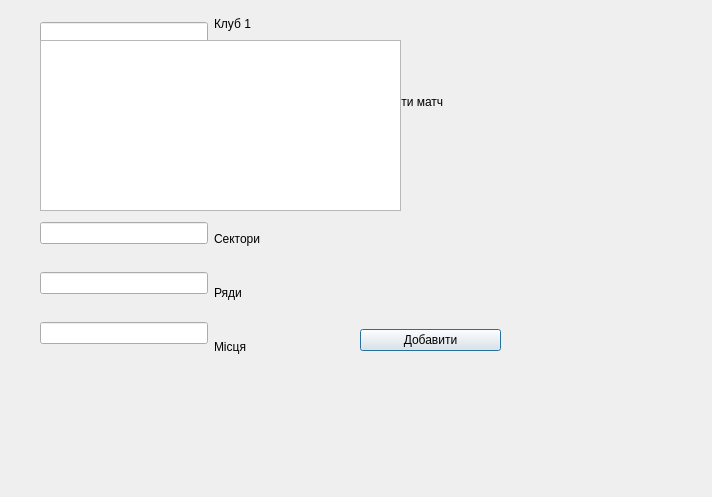
<?xml version="1.0" encoding="UTF-8"?>
<ui version="4.0">
 <class>NewGame</class>
 <widget class="QDialog" name="NewGame">
  <property name="geometry">
   <rect>
    <x>0</x>
    <y>0</y>
    <width>712</width>
    <height>497</height>
   </rect>
  </property>
  <property name="windowTitle">
   <string>Dialog</string>
  </property>
  <widget class="QWidget" name="layoutWidget">
   <property name="geometry">
    <rect>
     <x>360</x>
     <y>-120</y>
     <width>141</width>
     <height>471</height>
    </rect>
   </property>
   <layout class="QVBoxLayout" name="verticalLayout_2">
    <item>
     <widget class="QLabel" name="addGameLabel">
      <property name="text">
       <string>Добавити матч</string>
      </property>
     </widget>
    </item>
    <item>
     <widget class="QPushButton" name="ConfirmNewGameBtn">
      <property name="text">
       <string>Добавити</string>
      </property>
     </widget>
    </item>
   </layout>
  </widget>
  <widget class="QWidget" name="layoutWidget">
   <property name="geometry">
    <rect>
     <x>40</x>
     <y>0</y>
     <width>221</width>
     <height>371</height>
    </rect>
   </property>
   <layout class="QHBoxLayout" name="horizontalLayout">
    <item>
     <layout class="QVBoxLayout" name="verticalLayout">
      <item>
       <widget class="QLineEdit" name="team1LE"/>
      </item>
      <item>
       <widget class="QLineEdit" name="tea2LE"/>
      </item>
      <item>
       <widget class="QLineEdit" name="timeLE"/>
      </item>
      <item>
       <widget class="QLineEdit" name="stadiumLE"/>
      </item>
      <item>
       <widget class="QLineEdit" name="sectorLE"/>
      </item>
      <item>
       <widget class="QLineEdit" name="rowLE"/>
      </item>
      <item>
       <widget class="QLineEdit" name="placeLE"/>
      </item>
     </layout>
    </item>
    <item>
     <layout class="QVBoxLayout" name="verticalLayout_3">
      <item>
       <widget class="QLabel" name="team1Label">
        <property name="text">
         <string>Клуб 1</string>
        </property>
       </widget>
      </item>
      <item>
       <widget class="QLabel" name="team2Label">
        <property name="text">
         <string>Клуб 2</string>
        </property>
       </widget>
      </item>
      <item>
       <widget class="QLabel" name="timeLabel">
        <property name="text">
         <string>Час</string>
        </property>
       </widget>
      </item>
      <item>
       <widget class="QLabel" name="stadiumLabel">
        <property name="text">
         <string>Стадіон</string>
        </property>
       </widget>
      </item>
      <item>
       <widget class="QLabel" name="sectorLabel">
        <property name="text">
         <string>Сектори</string>
        </property>
       </widget>
      </item>
      <item>
       <widget class="QLabel" name="rowLabel">
        <property name="text">
         <string>Ряди</string>
        </property>
       </widget>
      </item>
      <item>
       <widget class="QLabel" name="placeLabel">
        <property name="text">
         <string>Місця</string>
        </property>
       </widget>
      </item>
     </layout>
    </item>
   </layout>
  </widget>
  <widget class="QListView" name="listView">
   <property name="geometry">
    <rect>
     <x>40</x>
     <y>40</y>
     <width>361</width>
     <height>171</height>
    </rect>
   </property>
  </widget>
 </widget>
 <resources/>
 <connections/>
</ui>
